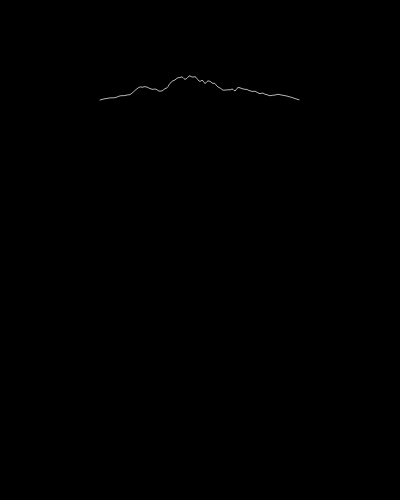
Frame 1 (no input)
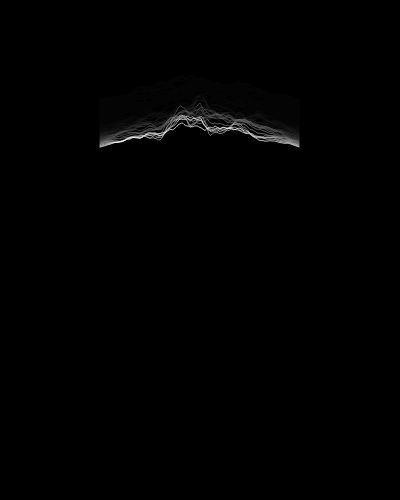
Frame 60 (no input)
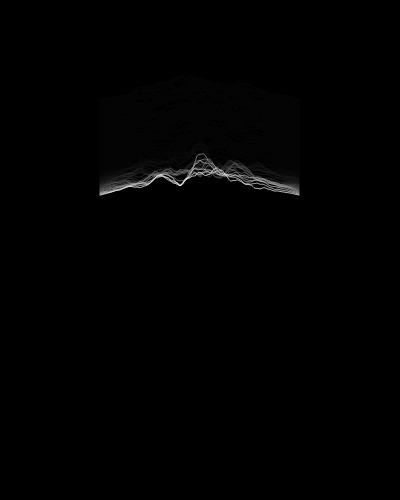
Frame 120 (the mouse pressed at the canvas centre since frame 60)

The p5.js sketch that drew these frames (run headless with seeded random() and noise() and a simulated clock; from frame 60 on, the mouse is pressed at the canvas centre):

// p5.js sketch
// ── sketch.js
// Unknown Pleasures - Versión Slow & Smooth
let inc = 0.05;
let sidesValue = 100;
let marginX = 100;
let marginY = 100;

let currentY;
let zOffset = 0;
let direction = 1;

// CONTROL DE VELOCIDAD
let speed = 0.8; // Menos de 1 es más lento (puedes probar con 0.2)
let morphSpeed = 0.2; // Qué tan rápido cambia la forma de la montaña

function setup() {
  createCanvas(400, 500);
  background(0);
  currentY = marginY;
  strokeWeight(1);
  noFill();

  // Opcional: bajar los FPS para un look más cinematográfico
  frameRate(30);
}

function draw() {
  // Ajustamos la persistencia de la estela
  // 5 es una estela muy larga, 20 es más corta
  background(0, 30);

  stroke(255, 180);

  beginShape();
  let xOffset = 0;
  for (let x = marginX; x < width - marginX; x++) {
    let distanceFromCenter = abs(x - width / 2);
    let r = width / 2 - sidesValue - distanceFromCenter;
    let radius = r > 0 ? r / 2 : 0;

    // Calculamos el ruido
    let n = noise(xOffset, zOffset);
    let y = currentY + n * radius * -1;

    vertex(x, y);
    xOffset += inc;
  }
  endShape();

  // 1. MOVIMIENTO LENTO
  currentY += speed * direction;

  // 2. MUTACIÓN LENTA
  zOffset += morphSpeed;

  // 3. REBOTE SUAVE
  if (currentY >= height - marginY || currentY <= marginY) {
    direction *= -1;
  }
}
